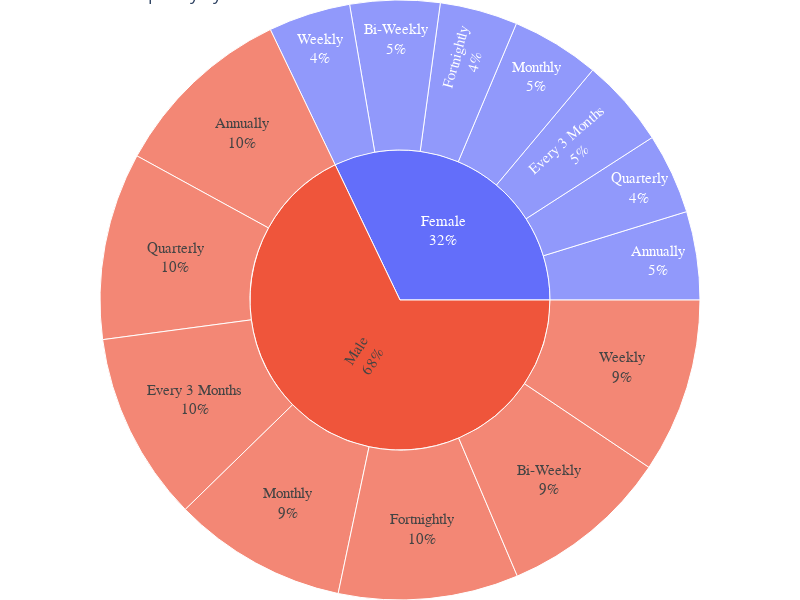

Here is the notebook cell this chart was saved with:
### Markdown cell above
### Vẽ sunburst chart biểu diễn tần xuất mua hàng theo giới tính

### Code cell
# Sắp xếp tần suất mua hàng theo thứ tự giảm dần
frequency_order = ['Annually', 'Quarterly', 'Every 3 Months' , 'Monthly', 'Fortnightly', 'Bi-Weekly','Weekly']


shopping_df['Frequency of Purchases'] = pd.Categorical(shopping_df['Frequency of Purchases'], categories=frequency_order, ordered=True)
fig = px.sunburst(shopping_df, path=['Gender', 'Frequency of Purchases'], title='Tần suất mua hàng theo giới tính')


fig.update_traces(
    textinfo='label+percent entry',
    textfont={
        "family": "tahoma",
        "size": 15,
    },
    
    hovertemplate="State: %{label}<br>Frequency: %{value:.0f}",
    sort=False, selector=dict(type='sunburst'))



fig.update_layout(
    margin=dict(t=0, l=0, r=0, b=0),
    height=600,  
    width=800,  
)

fig.show()

### Figure 1 — Plotly figure (JSON) as saved in the notebook; plotly's stock layout.template omitted (floating-point values rounded to 4 significant figures)
{"data": [{"branchvalues": "total", "domain": {"x": [0, 1], "y": [0, 1]}, "hovertemplate": "State: %{label}<br>Frequency: %{value:.0f}", "ids": ["Female/Annually", "Male/Annually", "Female/Quarterly", "Male/Quarterly", "Female/Every 3 Months", "Male/Every 3 Months", "Female/Monthly", "Male/Monthly", "Female/Fortnightly", "Male/Fortnightly", "Female/Bi-Weekly", "Male/Bi-Weekly", "Female/Weekly", "Male/Weekly", "Female", "Male"], "labels": ["Annually", "Annually", "Quarterly", "Quarterly", "Every 3 Months", "Every 3 Months", "Monthly", "Monthly", "Fortnightly", "Fortnightly", "Bi-Weekly", "Bi-Weekly", "Weekly", "Weekly", "Female", "Male"], "name": "", "parents": ["Female", "Male", "Female", "Male", "Female", "Male", "Female", "Male", "Female", "Male", "Female", "Male", "Female", "Male", "", ""], "sort": false, "textfont": {"family": "tahoma", "size": 15}, "textinfo": "label+percent entry", "type": "sunburst", "values": [185, 385, 169, 392, 186, 396, 185, 365, 163, 377, 188, 357, 172, 366, 1248, 2638]}], "layout": {"height": 600, "legend": {"tracegroupgap": 0}, "margin": {"b": 0, "l": 0, "r": 0, "t": 0}, "title": {"text": "Purchase Frequency by Gender"}, "width": 800}}
